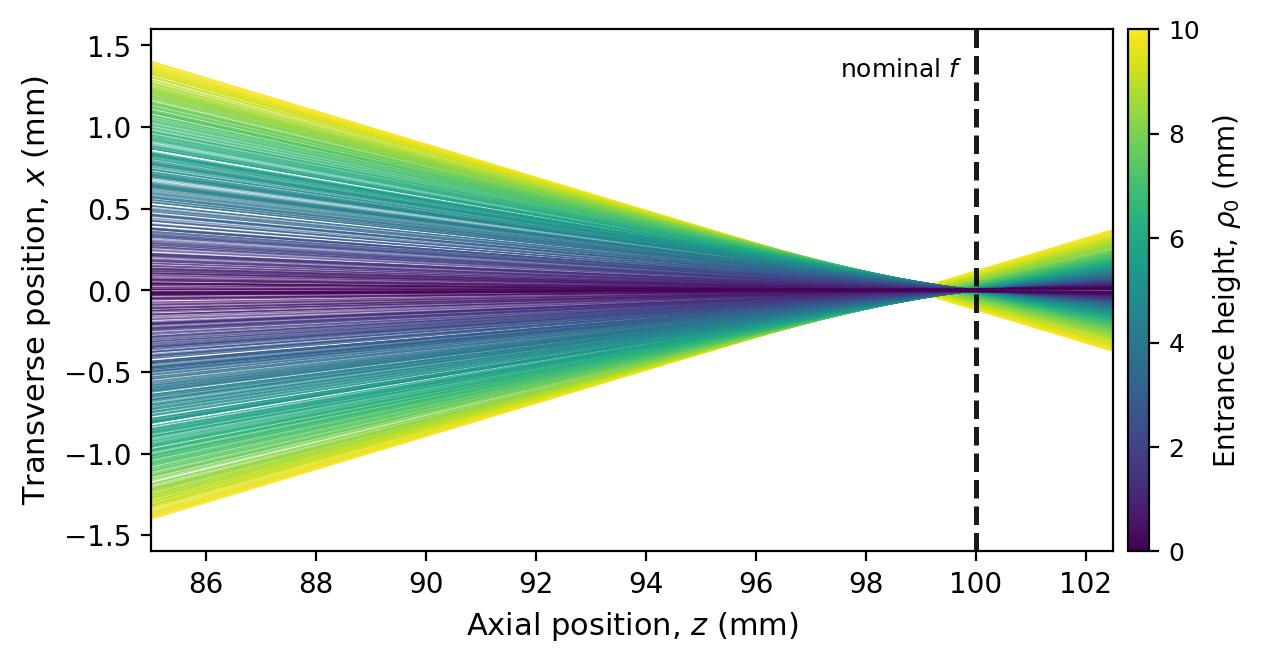

Python code for this plot:
"""Publication figure (v2): meridional caustic of a biconvex thick lens.

Same physics as fig_paper_caustic.py, but the rays are drawn from NATIVE photon
traces rather than the 19-screen scaffold, plus styling fixes (no grid, thicker
dashed nominal-f reference, capitalized axis labels).

Native photon-trace paths
-------------------------
PyTissueOptics logs a photon's (x, y, z) only where it crosses a surface, and in
this transparent scene there are no interactions between the lens and the far
field -- so each photon natively logs just its lens front/back crossings. Past
the back surface the ray is a single STRAIGHT line, so two points fix it exactly.
We therefore keep ONE downstream capture plane (z = 105 mm, off the plotted
range) and, for each photon, read its lens-back exit and that capture crossing
straight from the logger's raw events (grouped by photonID). The post-lens ray is
the line through those two real crossings; we draw it across the focal window.
This is geometrically exact (no interpolation) and uses a single capture surface
instead of the 19-screen stack.

Environment variables
---------------------
N       : number of photons launched (default 500k on GPU).
NO_3D=1 : skip interactive 3D viewers at the end.
"""
import os

import matplotlib.cm as mcm
import matplotlib.colors as mcolors
import matplotlib.pyplot as plt
import numpy as np

from pytissueoptics import (
    Cuboid, DirectionalSource, EnergyLogger, ScatteringMaterial,
    ScatteringScene, SymmetricLens, Vector, hardwareAccelerationIsAvailable,
)

# ---------------------------------------------------------------------------
# 1. Configuration
# ---------------------------------------------------------------------------
N = int(os.environ.get("N", 500_000 if hardwareAccelerationIsAvailable() else 5_000))
SEED = 42

LENS_F, LENS_D, LENS_T, GLASS_N, BEAM_D = 100.0, 25.4, 3.6, 1.50, 20.0
MERIDIONAL_SLAB = 0.5   # mm; keep only photons launched with |y_0| < this

# Single downstream capture plane. It sits past the plotted window (z up to 102.5)
# so it never appears in the figure; it exists only to give each ray a second
# post-lens point, from which the exact straight trajectory is reconstructed.
Z_CAPTURE = 105.0

PLOT_Z0, PLOT_Z1 = 85.0, 102.5   # axial window shown in the figure

# ---------------------------------------------------------------------------
# 2. Build the scene  (lens + ONE capture plane)
# ---------------------------------------------------------------------------
glass, vacuum = ScatteringMaterial(n=GLASS_N), ScatteringMaterial()
lens = SymmetricLens(f=LENS_F, diameter=LENS_D, thickness=LENS_T,
                     material=glass, position=Vector(0, 0, 0))
capture = Cuboid(40, 40, 0.05, position=Vector(0, 0, Z_CAPTURE + 0.025),
                 material=vacuum, label="capture")
scene = ScatteringScene([lens, capture])

src = DirectionalSource(Vector(0, 0, -20), Vector(0, 0, 1), diameter=BEAM_D,
                        N=N, displaySize=5, seed=SEED)

# Entrance-pupil radius per photon (collimated, so launch x,y == x,y at the lens).
r0 = np.hypot(src._photons._positions[:, 0], src._photons._positions[:, 1])
y0 = src._photons._positions[:, 1]
x0_launch = src._photons._positions[:, 0]

# ---------------------------------------------------------------------------
# 3. Propagate
# ---------------------------------------------------------------------------
logger = EnergyLogger(scene)
src.propagate(scene, logger, showProgress=False)

# ---------------------------------------------------------------------------
# 4. Select meridional rays, balanced across entrance radius
# ---------------------------------------------------------------------------
meridional = np.where(np.abs(y0) < MERIDIONAL_SLAB)[0]
rng = np.random.default_rng(0)
rho_bins = np.linspace(0, 10, 21)
chosen = []
for lo, hi in zip(rho_bins[:-1], rho_bins[1:]):
    in_bin = meridional[(r0[meridional] >= lo) & (r0[meridional] < hi)]
    if len(in_bin) == 0:
        continue
    chosen.append(rng.choice(in_bin, min(60, len(in_bin)), replace=False))
chosen = np.concatenate(chosen)
chosen_set = set(int(i) for i in chosen)
print(f"  showing {len(chosen)} meridional rays (|y_0| < {MERIDIONAL_SLAB} mm)")

# ---------------------------------------------------------------------------
# 5. Reconstruct each ray's post-lens straight line from native events
# ---------------------------------------------------------------------------
# Group the raw logged events (value, x, y, z, photonID) by photonID. For each
# chosen photon, the lens-back exit (largest z in the lens region) and the capture
# crossing (z > 50) are two real points on the straight post-lens ray.
raw = logger.getRawDataPoints()
ids = raw[:, 4].astype(np.int64)
order = np.argsort(ids, kind="stable")
raw, ids = raw[order], ids[order]
uniq, start = np.unique(ids, return_index=True)
bounds = np.append(start, len(ids))
id_to_k = {int(u): k for k, u in enumerate(uniq)}

rays = {}   # pid -> (x_at_Z0, x_at_Z1)
for pid in chosen_set:
    k = id_to_k.get(pid)
    if k is None:
        continue
    ev = raw[bounds[k]:bounds[k + 1]]
    z = ev[:, 3]
    pre, post = ev[z < 50.0], ev[z > 50.0]
    if len(pre) == 0 or len(post) == 0:
        continue
    back = pre[np.argmax(pre[:, 3])]          # lens back exit
    cap = post[np.argmin(post[:, 3])]         # capture-plane crossing
    zb, xb, zc, xc = back[3], back[1], cap[3], cap[1]
    slope = (xc - xb) / (zc - zb)             # exact (vacuum -> straight line)
    rays[pid] = (xb + slope * (PLOT_Z0 - zb), xb + slope * (PLOT_Z1 - zb))

# ---------------------------------------------------------------------------
# 6. Plot
# ---------------------------------------------------------------------------
fig, ax = plt.subplots(figsize=(6.2, 3.2), constrained_layout=True)
cmap = plt.get_cmap("viridis")

# Marginal (large rho_0) rays first so paraxial rays render on top.
for pid in sorted(rays.keys(), key=lambda p: -r0[p]):
    x_lo, x_hi = rays[pid]
    ax.plot([PLOT_Z0, PLOT_Z1], [x_lo, x_hi], "-", color=cmap(r0[pid] / 10.0),
            lw=0.4, alpha=0.45, rasterized=True)

# Nominal paraxial focal length: thick, dashed, high-contrast black reference.
ax.axvline(LENS_F, color="black", ls="--", lw=1.8, alpha=0.9)
ax.annotate(r"nominal $f$", xy=(LENS_F, 1.35), xytext=(LENS_F - 0.25, 1.35),
            ha="right", va="center", fontsize=9, color="black")

ax.set_xlabel(r"Axial position, $z$ (mm)", fontsize=11)
ax.set_ylabel(r"Transverse position, $x$ (mm)", fontsize=11)
ax.set_xlim(PLOT_Z0, PLOT_Z1)
ax.set_ylim(-1.6, 1.6)
ax.tick_params(axis="both", labelsize=10)
ax.grid(False)

sm = mcm.ScalarMappable(cmap="viridis", norm=mcolors.Normalize(0, 10))
sm.set_array([])
cbar = fig.colorbar(sm, ax=ax, pad=0.015, aspect=25)
cbar.set_label(r"Entrance height, $\rho_0$ (mm)", fontsize=10)
cbar.ax.tick_params(labelsize=9)

out = os.path.dirname(os.path.abspath(__file__))
for ext, dpi in [("pdf", 300), ("png", 200)]:
    path = os.path.join(out, f"fig_paper_caustic_v2.{ext}")
    fig.savefig(path, dpi=dpi, bbox_inches="tight")
    print(f"[save] {path}")

# ---------------------------------------------------------------------------
# 7. Optional 3D visualization
# ---------------------------------------------------------------------------
if os.environ.get("NO_3D") != "1":
    from pytissueoptics import PointCloudStyle, Viewer
    print("\n[3D] Showing setup (close window to continue) ...")
    scene.show(source=src)
    print("[3D] Showing post-propagation photon cloud (close window to exit) ...")
    Viewer(scene, src, logger).show3D(pointCloudStyle=PointCloudStyle(showSolidPoints=False))
